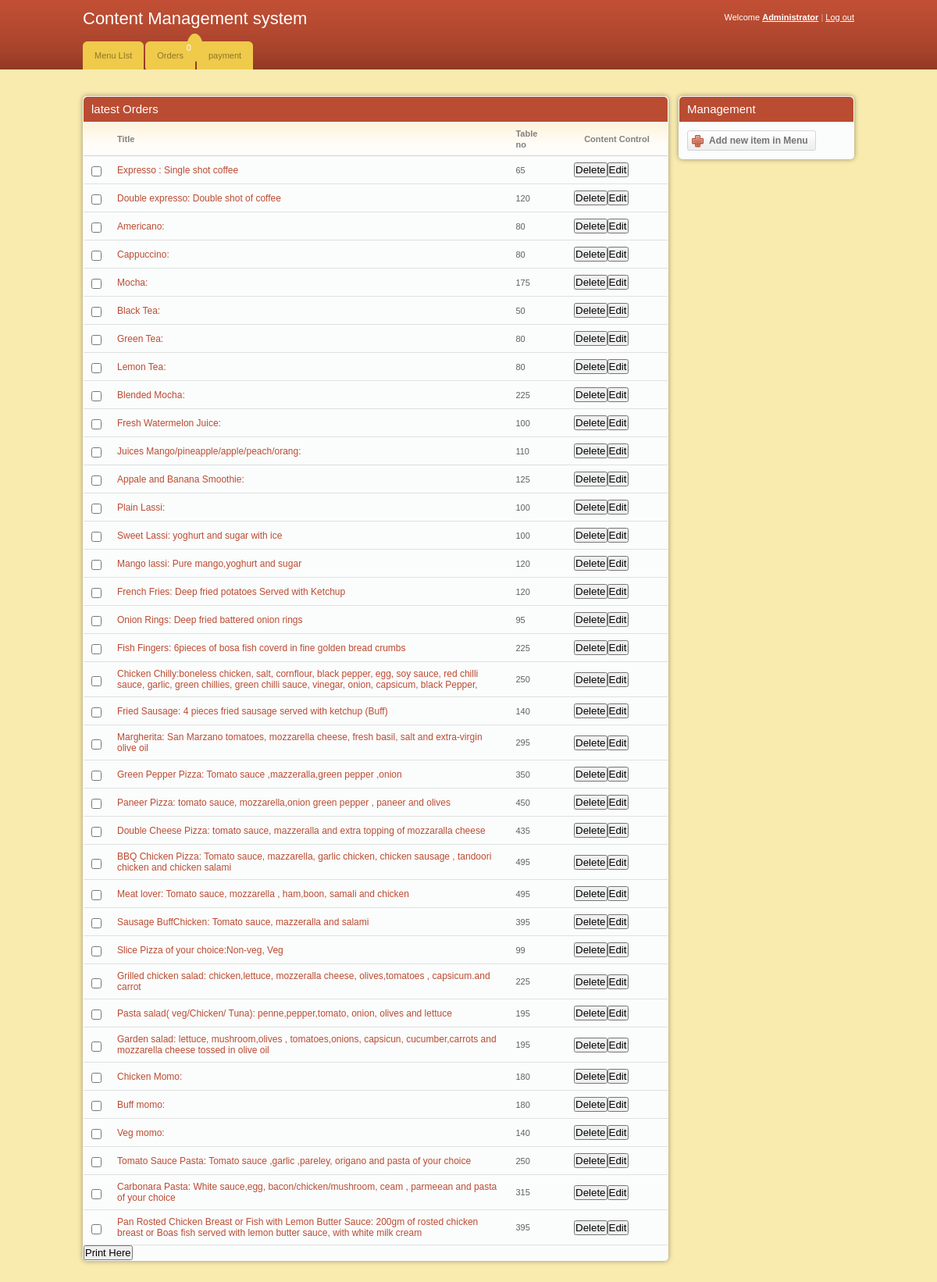
Page /orders.php on the earlier database version.
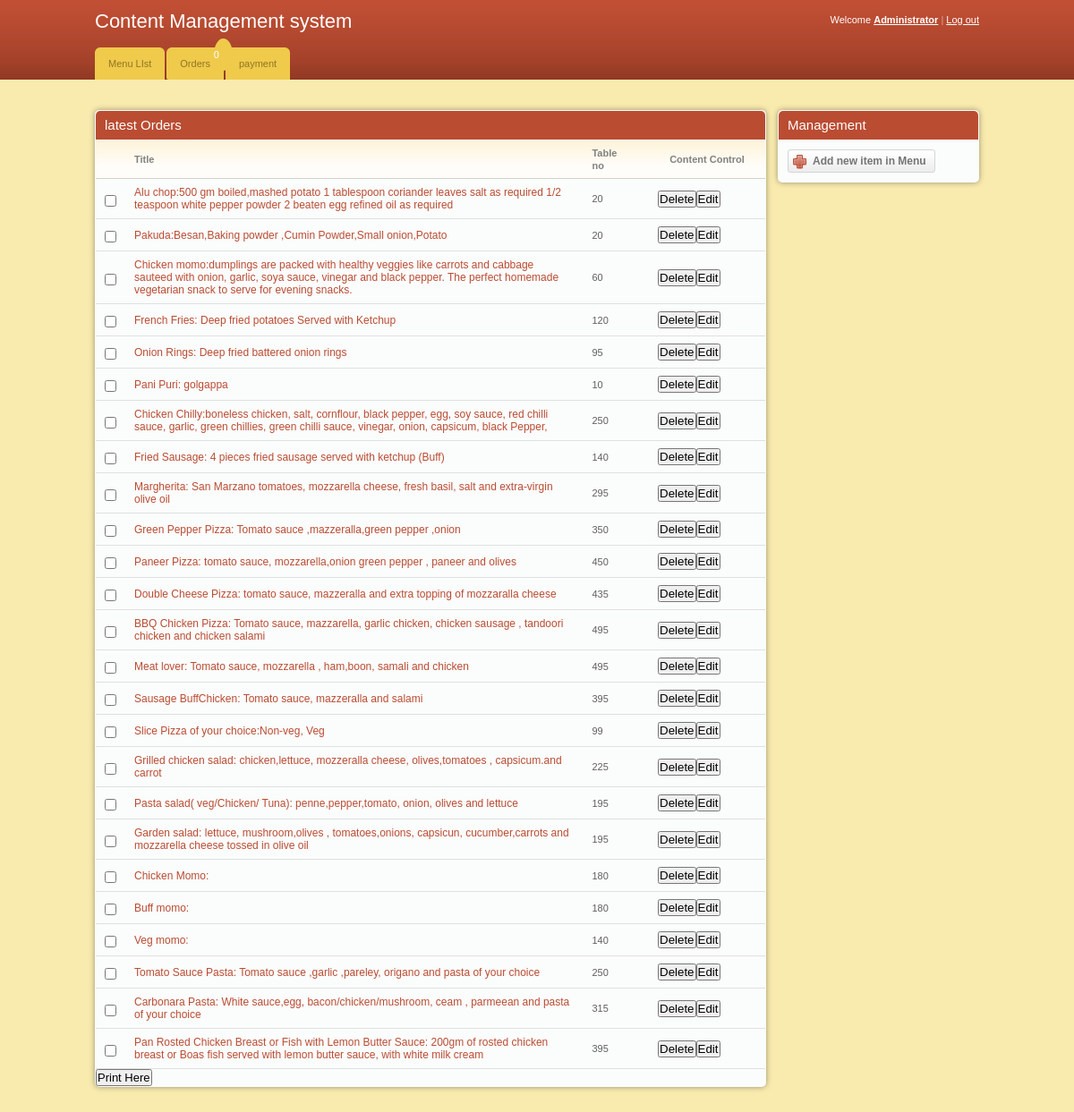
Same page on the later database version.
### tables this page shows
CREATE TABLE `menu` (
  `id` int(11) NOT NULL,
  `item_name` text,
  `price` int(11) NOT NULL,
  `category` int(11) NOT NULL,
  `image` text NOT NULL
);

### orders.php (the view, shortened to what this page needs)
<!DOCTYPE html PUBLIC "-//W3C//DTD XHTML 1.0 Transitional//EN" "http://www.w3.org/TR/xhtml1/DTD/xhtml1-transitional.dtd">
<html xmlns="http://www.w3.org/1999/xhtml">
<head>
	<link rel="stylesheet" href="css/style.css" type="text/css" media="all" />
</head>
<body>
<div id="header">
	<div class="shell">
		<div id="top">
			<h1><a href="#">Content Management system</a></h1>
			<div id="top-navigation">
				Welcome <a href="#"><strong>Administrator</strong></a>
				<span>|</span>
				<a href="index.php">Log out</a>
			</div>
		</div>
		<div id="navigation">
			<ul style="background-color: #555;" >
			    <li><a href="index.php"><span>Menu LIst</span></a></li>
				<li ><a href="#" class="notification">
				<span>Orders</span>
					<span class="badge">0</span>
						</a></li>
						<li><a href="orders.php"><span>payment</span></a></li>
			</ul>
		</div>
		</div>
	</div>
<div id="container">
	<div class="shell">
		<br />
		<div id="main">
			<div id="content">
				<div class="box">
					<div class="box-head">
						<h2 class="left">latest Orders</h2>
					</div>
					<div class="table">
						<table width="100%" border="0" cellspacing="0" cellpadding="0">
							<tr>
								<th width="13"></th>
								<th>Title</th>
								<th>Table no</th>
								<th></th>
								<th width="110" class="ac">Content Control</th>
							</tr>
							<?php
								include 'database.php';
								$select = "SELECT * FROM menu ";
								$result = $conn->query($select);
								while($row = $result->fetch_assoc()){
							?>
							<tr>
								<td><input type="checkbox" class="checkbox" /></td>
								<td><h3><a href="#"><?php echo $row['item_name'] ?></a></h3></td>
								<td><?php echo $row['price'] ?></td>
								<td></td>
								<td><button onclick="sure(<?php echo $row['id'];?>)" class="ico del">Delete</button><button onclick="edit(<?php echo $row['id'];?>)" class="ico edit">Edit</button></td>
							</tr>
							<?php
								}
							?>
						</table>
					</div>
					<h2><input type="submit" onclick="window.print()" value="Print Here" /></h2>
				</div>
			</div>
			<div id="sidebar">
				<div class="box">
					<div class="box-head">
						<h2>Management</h2>
					</div>
					<div class="box-content">
						<a href="add_notice.php" class="add-button"><span>Add new item in Menu</span></a>
					</div>
				</div>
			</div>
		</div>
	</div>
</div>
</body>
</html>

Differences in the rows shown:
removed menu: item_name "Expresso : Single shot coffee", price "65"
removed menu: item_name "Double expresso: Double shot of coffee", price "120"
removed menu: item_name "Cappuccino:", price "80"
removed menu: item_name "Mocha:", price "175"
removed menu: item_name "Black Tea:", price "50"
removed menu: item_name "Green Tea:", price "80"
removed menu: item_name "Lemon Tea:", price "80"
removed menu: item_name "Blended Mocha:", price "225"
removed menu: item_name "Fresh Watermelon Juice:", price "100"
removed menu: item_name "Juices Mango/pineapple/apple/peach/orang:", price "110"
removed menu: item_name "Appale and Banana Smoothie:", price "125"
removed menu: item_name "Plain Lassi:", price "100"
removed menu: item_name "Sweet Lassi: yoghurt and sugar with ice", price "100"
removed menu: item_name "Mango lassi: Pure mango,yoghurt and sugar", price "120"
removed menu: item_name "Fish Fingers: 6pieces of bosa fish coverd in fine golden bread crumbs", price "225"
added menu: item_name "Alu chop:500 gm boiled,mashed potato 1 tablespoon coriander leaves salt as required 1/2 teaspoon white pepper powder 2 beaten egg refined oil as required", price "20"
added menu: item_name "Pakuda:Besan,Baking powder ,Cumin Powder,Small onion,Potato", price "20"
changed menu: item_name "Americano:" → "Chicken momo:dumplings are packed with healthy veggies like carrots and cabbage sauteed with onion, garlic, soya sauce, vinegar and black pepper. The perfect homemade vegetarian snack to serve for evening snacks."; price "80" → "60"
added menu: item_name "Pani Puri: golgappa", price "10"
